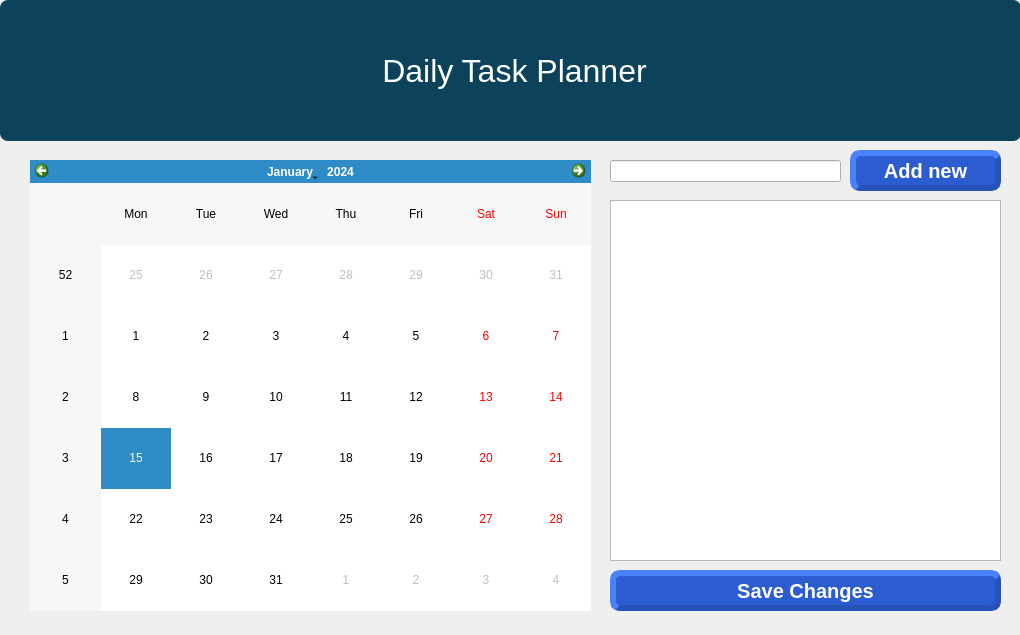
<?xml version="1.0" encoding="UTF-8"?>
<ui version="4.0">
 <class>Form</class>
 <widget class="QWidget" name="Form">
  <property name="geometry">
   <rect>
    <x>0</x>
    <y>0</y>
    <width>1020</width>
    <height>635</height>
   </rect>
  </property>
  <property name="windowTitle">
   <string>Form</string>
  </property>
  <property name="styleSheet">
   <string notr="true">QPushButton {
	background-color: #2B5DD1;
    color: #FFFFFF;
    border-style: outset;
    padding: 2px;
    font: bold 20px;
    border-width: 6px;
    border-radius: 10px;
    border-color: #2752B8;
}
QPushButton:hover {
    background-color: #A52A2A;
}</string>
  </property>
  <widget class="QPushButton" name="add_button">
   <property name="geometry">
    <rect>
     <x>850</x>
     <y>150</y>
     <width>151</width>
     <height>41</height>
    </rect>
   </property>
   <property name="text">
    <string>Add new</string>
   </property>
  </widget>
  <widget class="QPushButton" name="save_Button">
   <property name="geometry">
    <rect>
     <x>610</x>
     <y>570</y>
     <width>391</width>
     <height>41</height>
    </rect>
   </property>
   <property name="text">
    <string>Save Changes</string>
   </property>
  </widget>
  <widget class="QCalendarWidget" name="calendarWidget">
   <property name="geometry">
    <rect>
     <x>30</x>
     <y>160</y>
     <width>561</width>
     <height>451</height>
    </rect>
   </property>
   <property name="styleSheet">
    <string notr="true">font: 600 9pt &quot;Yu Gothic UI Semibold&quot;;</string>
   </property>
  </widget>
  <widget class="QLabel" name="label">
   <property name="geometry">
    <rect>
     <x>0</x>
     <y>0</y>
     <width>1021</width>
     <height>141</height>
    </rect>
   </property>
   <property name="styleSheet">
    <string notr="true">font-size:24pt;
background-color: rgb(13, 67, 90);
color:white;
border-radius:8px;</string>
   </property>
   <property name="text">
    <string>                                           Daily Task Planner</string>
   </property>
  </widget>
  <widget class="QLineEdit" name="taskLineEdit">
   <property name="geometry">
    <rect>
     <x>610</x>
     <y>160</y>
     <width>231</width>
     <height>22</height>
    </rect>
   </property>
  </widget>
  <widget class="QListWidget" name="taskListWidget">
   <property name="geometry">
    <rect>
     <x>610</x>
     <y>200</y>
     <width>391</width>
     <height>361</height>
    </rect>
   </property>
  </widget>
 </widget>
 <resources/>
 <connections/>
</ui>
